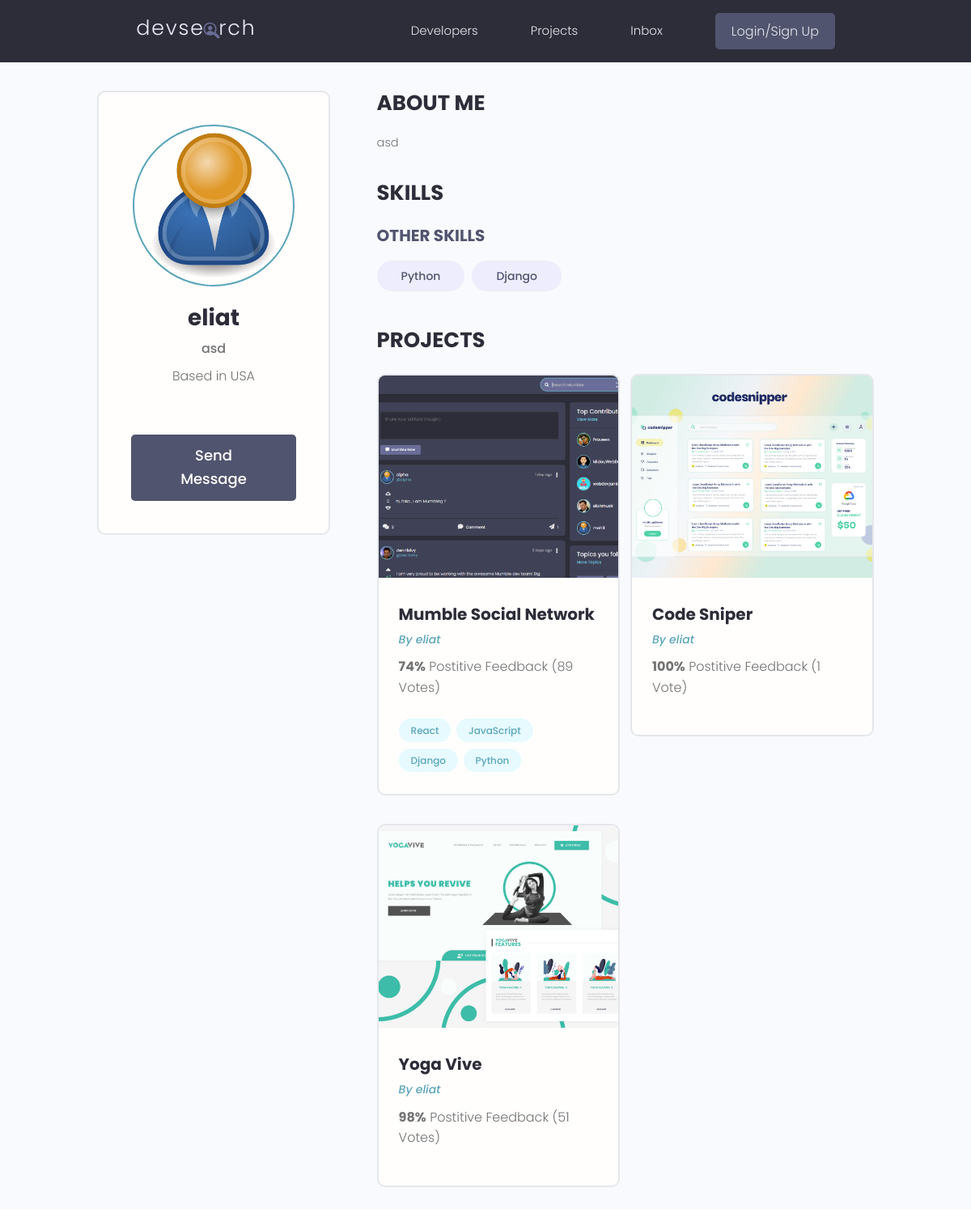
Screenshot of /profile/9a4bc769-a5d7-4ccb-9092-0026b654125c with the database file from the repository.
### users/models.py (models this page shows, shortened)
class Profile(models.Model):
    user = models.OneToOneField(User, on_delete=models.CASCADE, null=True, blank=True)
    name = models.CharField(max_length=200, blank=True, null=True)
    email = models.EmailField(max_length=500, blank=True, null=True)
    username = models.CharField(max_length=200, blank=True, null=True)
    location = models.CharField(max_length=200, blank=True, null=True)
    short_intro = models.CharField(max_length=200, blank=True, null=True)
    bio = models.TextField(blank=True, null=True)
    profile_image = models.ImageField(blank=True, null=True, upload_to='profiles/', default='profiles/user-default.png')
    social_github = models.CharField(max_length=200, blank=True, null=True)
    social_twitter = models.CharField(max_length=200, blank=True, null=True)
    social_linkedin = models.CharField(max_length=200, blank=True, null=True)
    social_youtube = models.CharField(max_length=200, blank=True, null=True)
    social_website = models.CharField(max_length=200, blank=True, null=True)
    created = models.DateTimeField(auto_now_add=True)
    id = models.UUIDField(default=uuid.uuid4, unique=True, primary_key=True, editable=False)

class Skill(models.Model):
    owner = models.ForeignKey(
        Profile, on_delete=models.CASCADE, null=True, blank=True)
    name = models.CharField(max_length=200, blank=True, null=True)
    description = models.TextField(null=True, blank=True)
    created = models.DateTimeField(auto_now_add=True)
    id = models.UUIDField(default=uuid.uuid4, unique=True, primary_key=True, editable=False)
    def __str__(self):
        return str(self.name)

### projects/models.py (models this page shows, shortened)
class Project(models.Model):
    owner = models.ForeignKey(
        Profile, null=True, blank=True, on_delete=models.SET_NULL)
    title = models.CharField(max_length=200)
    description = models.TextField(null=True, blank=True)
    featured_image = models.ImageField(
        null=True, blank=True, default="default.jpg")
    demo_link = models.CharField(max_length=2000, null=True, blank=True)
    source_link = models.CharField(max_length=2000, null=True, blank=True)
    tags = models.ManyToManyField('Tag', blank=True)
    vote_total = models.IntegerField(default=0, null=True, blank=True)
    vote_ratio = models.IntegerField(default=0, null=True, blank=True)
    created = models.DateTimeField(auto_now_add=True)
    id = models.UUIDField(default=uuid.uuid4, unique=True,
                          primary_key=True, editable=False)
    class Meta:
        ordering = ['created']

class Tag(models.Model):
    name = models.CharField(max_length=200)
    created = models.DateTimeField(auto_now_add=True)
    id = models.UUIDField(default=uuid.uuid4, unique=True,
                          primary_key=True, editable=False)
    def __str__(self):
        return self.name

### users/views.py (the view)
# urls.py: path('profile/<str:pk>', views.userProfile, name="user-profile"),
def userProfile(request, pk):
    profile = Profile.objects.get(id=pk)
    topSkills = profile.skill_set.exclude(description__exact="")
    otherSkills = profile.skill_set.filter(description="")
    context = {'profile': profile, 'topSkills': topSkills,
               'otherSkills': otherSkills}
    return render(request, 'users/user-profile.html', context)

### users/templates/users/user-profile.html (shortened to what this page needs)
{% extends 'main.html' %}
{% block content %}
<main class="profile my-md">
    <div class="container">
      <div class="layout">
        <div class="column column--1of3">
          <div class="card text-center">
            <div class="card__body dev">
              <img class="avatar avatar--xl" src="{{ profile.profile_image.url }}" />
              <h2 class="dev__name">{{profile.name}}</h2>
              <p class="dev__title">{{profile.short_intro}}</p>
              <p class="dev__location">Based in {{profile.location}}</p>
              <a href="#" class="btn btn--sub btn--lg">Send Message </a>
            </div>
          </div>
        </div>
        <div class="column column--2of3">
          <div class="devInfo">
            <h3 class="devInfo__title">About Me</h3>
            <p class="devInfo__about">{{profile.bio}}</p>
          </div>
          <div class="devInfo">
            <h3 class="devInfo__title">Skills</h3>
            <div class="devInfo__skills">
              <h3 class="devInfo__subtitle">Other Skills</h3>
              <div class="devInfo__otherSkills">
                {% for skill in otherSkills %}
                <span class="tag tag--pill tag--sub tag--lg">
                  <small>{{skill}}</small>
                </span>
                {% endfor %}
              </div>
            </div>
          </div>
          <div class="devInfo">
            <h3 class="devInfo__title">Projects</h3>
            <div class="grid grid--two">
              {% for project in profile.project_set.all %}
              <div class="column">
                <div class="card project">
                  <a href="{% url 'project' project.id %}" class="project">
                    <img class="project__thumbnail" src="{{project.featured_image.url}}" alt="project thumbnail" />
                    <div class="card__body">
                      <h3 class="project__title">{{project.title}}</h3>
                      <p><a class="project__author" href="{% url 'user-profile' project.owner.id %}">By {{project.owner.name}}</a></p>
                      <p class="project--rating">
                        <span style="font-weight: bold;">{{project.vote_ratio}}%</span> Postitive
                        Feedback ({{project.vote_total}} Vote{{project.vote_total|pluralize:"s"}})
                      </p>
                      <div class="project__tags">
                        {% for tag in project.tags.all %}
                        <span class="tag tag--pill tag--main">
                          <small>{{tag}}</small>
                        </span>
                        {% endfor %}
                      </div>
                    </div>
                  </a>
                </div>
              </div>
              {% endfor %}
            </div>
          </div>
        </div>
      </div>
    </div>
  </main>
{% endblock content %}

### static/styles/app.css (style rules this page uses)
:root { --color-sub: #2d2d39; }
.btn--sub { background-color: var(--color-sub-light); }
.card { border: 2px solid var(--color-light); }
img { width: 100%; }
.profile .card > .dev { padding: 4rem; }
.dev__name { color: var(--color-sub); font-size: 2.8rem; font-weight: 700; margin-top: 1rem; margin-bottom: 0.5rem; }
.dev__title { font-size: 1.6rem; font-weight: 500; line-height: 1.3; }
.dev__location { margin-top: 1rem; }
.devInfo { margin-bottom: 3rem; }
.devInfo__title, .devInfo__subtitle { font-size: 2.6rem; color: var(--color-sub); text-transform: uppercase; font-weight: 700; margin-bottom: 1.5rem; }
.devInfo__subtitle { font-size: 2rem; color: var(--color-sub-light); }
.devInfo__about, .devSkill__info { font-size: 1.45rem; line-height: 1.7; text-align: justify; }
.project__author { font-size: 1.4rem; font-style: italic; }
.project--rating { margin-bottom: 1.6em; margin-top: .5em; }
.project__thumbnail { height: 25rem; object-fit: cover; object-position: top center; }
.project__title { font-size: 2rem; font-weight: 700; color: var(--color-sub); }

### static/uikit/styles/modules/_variables.css (style rules this page uses)
:root { --color-main: #5aa5b9; --color-main-light: #e6faff; --color-sub: #3f4156; --color-sub-light: #51546e; --color-sub-lighter: #ededfd; --color-text: #737373; --color-gray: #8b8b8b; --color-light: #e5e7eb; --color-light-gray: #767676; --color-bg: #f8fafd; --color-white: #fffefd; --color-white-light: #f3f3f3; --color-success: #359e64; --color-success-bg: #def8e8; --color-error: #fc4b0b; --color-error-bg: #fff2ee; --font-base: 'Poppins', arial, helvetica, 'Segoe UI', roboto, ubuntu, sans-serif; --font-monospace: 'Fira Code', 'Courier New', courier, monospace; --font-regular: 300; --font-medium: 500; --font-bold: 700; --generic-shadow: 1px 1px 5px #00000010; --generic-transition: all 0.3s ease-in-out; }

### static/uikit/styles/modules/_base.css (style rules this page uses)
* { margin: 0; padding: 0; box-sizing: border-box; text-rendering: optimizeLegibility; color: inherit; font-size: inherit; }
html { font-size: 50%; }
@media only screen and (min-width: 480px) { html { font-size: 56.25%; } }
@media only screen and (min-width: 1200px) { html { font-size: 62.5%; } }
body { line-height: 1.6; font-weight: 400; font-size: 1.5rem; color: var(--color-text); background-color: var(--color-bg); min-height: 100vh; }

### static/uikit/styles/modules/_typography.css (style rules this page uses)
* { font-family: var(--font-base); }
h2 { font-size: 3.6rem; font-weight: var(--font-bold); }
h3 { font-size: 3.2rem; font-weight: var(--font-medium); }
p, span, strong { font-size: 1.6rem; color: var(--color-text); font-weight: var(--font-regular); }
a { padding-bottom: 2px; text-decoration: none; display: inline-block; color: var(--color-main); font-weight: var(--font-medium); }

### static/uikit/styles/modules/_utilities.css (style rules this page uses)
.container { width: 92%; max-width: 165rem; margin: 0 auto; box-sizing: border-box; }
@media screen and (min-width: 1000px) { .container { width: 90%; } }
@media screen and (min-width: 1200px) { .container { width: 80%; } }
.text-center { text-align: center; }
.my-md { margin: 3rem auto; }

### static/uikit/styles/modules/_avatar.css (style rules this page uses)
.avatar { border-radius: 50%; border: 2px solid var(--color-main); object-fit: cover; }
.avatar--xl { height: 20rem; width: 20rem; }

### static/uikit/styles/modules/_button.css (style rules this page uses)
.btn { display: inline-block; position: relative; cursor: pointer; background-color: var(--color-light); font-weight: var(--font-medium); color: var(--color-sub); text-decoration: none; padding: 1rem 2rem; border-radius: 0.5rem; border: none; width: -webkit-fit-content; width: -moz-fit-content; width: fit-content; height: -webkit-fit-content; height: -moz-fit-content; height: fit-content; font-size: 1.6rem; outline-width: 0; outline-color: transparent; -webkit-backface-visibility: hidden; backface-visibility: hidden; transition: all 0.3s ease-in-out; }
.btn--sub { background-color: var(--color-sub); color: var(--color-white); }
.btn--lg { font-size: 1.8rem; padding: 1.2rem 4.5rem; }

### static/uikit/styles/modules/_card.css (style rules this page uses)
.card { border-radius: 1rem; background-color: var(--color-white); border: 1.5px solid var(--color-light); width: auto; height: auto; margin-top: 0.5rem; margin-bottom: 0.5rem; overflow: hidden; }
.card__body, .card__header { padding: 2rem 2.5rem; }

### static/uikit/styles/modules/_grid.css (style rules this page uses)
.grid { display: flex; flex-wrap: wrap; justify-content: flex-start; align-items: stretch; }
.grid > .column { min-width: 28rem; margin-bottom: 2.5rem; }
.grid--two > .column { flex-basis: 100%; }
@media screen and (min-width: 800px) { .grid--two { margin-right: -2%; } }
@media screen and (min-width: 800px) { .grid--two > .column { margin-right: 2%; } }
@media screen and (min-width: 800px) { .grid--two > .column { flex-basis: 48%; } }

### rows the page displays
Profile: profile_image (placeholder picture), name "eliat", short_intro "asd", location "USA", bio "asd"
Skill: name "Python"
Skill: name "Django"
Project: featured_image (picture), title "Mumble Social Network", owner.name "eliat", vote_ratio "74", vote_total "89"
Tag: name "React"
Tag: name "JavaScript"
Tag: name "Django"
Tag: name "Python"
Project: featured_image (picture), title "Code Sniper", owner.name "eliat", vote_ratio "100", vote_total "1"
Project: featured_image (picture), title "Yoga Vive", owner.name "eliat", vote_ratio "98", vote_total "51"
